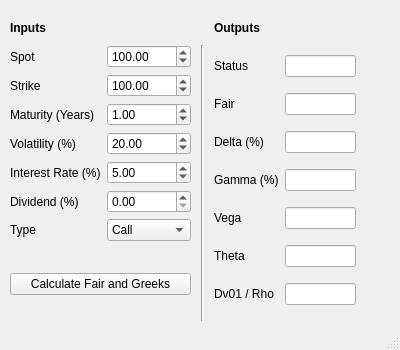
<?xml version="1.0" encoding="UTF-8"?>
<ui version="4.0">
 <class>MainWindow</class>
 <widget class="QMainWindow" name="MainWindow">
  <property name="geometry">
   <rect>
    <x>0</x>
    <y>0</y>
    <width>400</width>
    <height>350</height>
   </rect>
  </property>
  <property name="minimumSize">
   <size>
    <width>400</width>
    <height>350</height>
   </size>
  </property>
  <property name="maximumSize">
   <size>
    <width>400</width>
    <height>350</height>
   </size>
  </property>
  <property name="windowTitle">
   <string>Black Scholes Merton European Pricer</string>
  </property>
  <widget class="QWidget" name="centralWidget">
   <widget class="QWidget" name="gridLayoutWidget">
    <property name="geometry">
     <rect>
      <x>10</x>
      <y>10</y>
      <width>457</width>
      <height>322</height>
     </rect>
    </property>
    <layout class="QGridLayout" name="gridLayout">
     <property name="leftMargin">
      <number>0</number>
     </property>
     <property name="spacing">
      <number>10</number>
     </property>
     <item row="1" column="2">
      <layout class="QHBoxLayout" name="horizontalLayout_2">
       <item>
        <layout class="QGridLayout" name="gridLayout_3">
         <property name="spacing">
          <number>6</number>
         </property>
         <item row="1" column="0">
          <widget class="QLabel" name="label">
           <property name="text">
            <string>Fair</string>
           </property>
          </widget>
         </item>
         <item row="3" column="0">
          <widget class="QLabel" name="label_10">
           <property name="text">
            <string>Gamma (%)</string>
           </property>
          </widget>
         </item>
         <item row="5" column="1">
          <widget class="QLineEdit" name="out_theta">
           <property name="readOnly">
            <bool>true</bool>
           </property>
          </widget>
         </item>
         <item row="4" column="1">
          <widget class="QLineEdit" name="out_vega">
           <property name="readOnly">
            <bool>true</bool>
           </property>
          </widget>
         </item>
         <item row="0" column="0">
          <widget class="QLabel" name="label_16">
           <property name="text">
            <string>Status</string>
           </property>
          </widget>
         </item>
         <item row="0" column="1">
          <widget class="QLineEdit" name="out_status">
           <property name="readOnly">
            <bool>true</bool>
           </property>
          </widget>
         </item>
         <item row="5" column="0">
          <widget class="QLabel" name="label_12">
           <property name="text">
            <string>Theta</string>
           </property>
          </widget>
         </item>
         <item row="6" column="0">
          <widget class="QLabel" name="label_13">
           <property name="text">
            <string>Dv01 / Rho</string>
           </property>
          </widget>
         </item>
         <item row="3" column="1">
          <widget class="QLineEdit" name="out_gamma">
           <property name="readOnly">
            <bool>true</bool>
           </property>
          </widget>
         </item>
         <item row="4" column="0">
          <widget class="QLabel" name="label_11">
           <property name="text">
            <string>Vega</string>
           </property>
          </widget>
         </item>
         <item row="1" column="1">
          <widget class="QLineEdit" name="out_fair">
           <property name="readOnly">
            <bool>true</bool>
           </property>
          </widget>
         </item>
         <item row="2" column="0">
          <widget class="QLabel" name="label_9">
           <property name="text">
            <string>Delta (%)</string>
           </property>
          </widget>
         </item>
         <item row="6" column="1">
          <widget class="QLineEdit" name="out_rho">
           <property name="readOnly">
            <bool>true</bool>
           </property>
          </widget>
         </item>
         <item row="2" column="1">
          <widget class="QLineEdit" name="out_delta">
           <property name="readOnly">
            <bool>true</bool>
           </property>
          </widget>
         </item>
        </layout>
       </item>
       <item>
        <spacer name="verticalSpacer_2">
         <property name="orientation">
          <enum>Qt::Vertical</enum>
         </property>
         <property name="sizeHint" stdset="0">
          <size>
           <width>100</width>
           <height>40</height>
          </size>
         </property>
        </spacer>
       </item>
      </layout>
     </item>
     <item row="1" column="0">
      <layout class="QHBoxLayout" name="horizontalLayout">
       <item>
        <layout class="QFormLayout" name="formLayout">
         <item row="1" column="0">
          <widget class="QLabel" name="label_2">
           <property name="text">
            <string>Spot</string>
           </property>
          </widget>
         </item>
         <item row="1" column="1">
          <widget class="QDoubleSpinBox" name="inp_spot">
           <property name="minimum">
            <double>0.010000000000000</double>
           </property>
           <property name="maximum">
            <double>100000.000000000000000</double>
           </property>
           <property name="value">
            <double>100.000000000000000</double>
           </property>
          </widget>
         </item>
         <item row="2" column="0">
          <widget class="QLabel" name="label_3">
           <property name="text">
            <string>Strike</string>
           </property>
          </widget>
         </item>
         <item row="2" column="1">
          <widget class="QDoubleSpinBox" name="inp_strike">
           <property name="minimum">
            <double>0.010000000000000</double>
           </property>
           <property name="maximum">
            <double>100000.000000000000000</double>
           </property>
           <property name="value">
            <double>100.000000000000000</double>
           </property>
          </widget>
         </item>
         <item row="3" column="0">
          <widget class="QLabel" name="label_8">
           <property name="text">
            <string>Maturity (Years)</string>
           </property>
          </widget>
         </item>
         <item row="3" column="1">
          <widget class="QDoubleSpinBox" name="inp_maturity">
           <property name="minimum">
            <double>0.010000000000000</double>
           </property>
           <property name="maximum">
            <double>100.000000000000000</double>
           </property>
           <property name="value">
            <double>1.000000000000000</double>
           </property>
          </widget>
         </item>
         <item row="4" column="0">
          <widget class="QLabel" name="label_4">
           <property name="text">
            <string>Volatility (%)</string>
           </property>
          </widget>
         </item>
         <item row="4" column="1">
          <widget class="QDoubleSpinBox" name="inp_vol">
           <property name="maximum">
            <double>200.000000000000000</double>
           </property>
           <property name="value">
            <double>20.000000000000000</double>
           </property>
          </widget>
         </item>
         <item row="5" column="0">
          <widget class="QLabel" name="label_6">
           <property name="text">
            <string>Interest Rate (%)</string>
           </property>
          </widget>
         </item>
         <item row="5" column="1">
          <widget class="QDoubleSpinBox" name="inp_intrate">
           <property name="minimum">
            <double>-100.000000000000000</double>
           </property>
           <property name="maximum">
            <double>100.000000000000000</double>
           </property>
           <property name="value">
            <double>5.000000000000000</double>
           </property>
          </widget>
         </item>
         <item row="6" column="0">
          <widget class="QLabel" name="label_5">
           <property name="text">
            <string>Dividend (%)</string>
           </property>
          </widget>
         </item>
         <item row="6" column="1">
          <widget class="QDoubleSpinBox" name="inp_div">
           <property name="maximum">
            <double>50.000000000000000</double>
           </property>
           <property name="value">
            <double>0.000000000000000</double>
           </property>
          </widget>
         </item>
         <item row="7" column="0">
          <widget class="QLabel" name="label_7">
           <property name="text">
            <string>Type</string>
           </property>
          </widget>
         </item>
         <item row="7" column="1">
          <widget class="QComboBox" name="inp_type">
           <item>
            <property name="text">
             <string>Call</string>
            </property>
           </item>
           <item>
            <property name="text">
             <string>Put</string>
            </property>
           </item>
          </widget>
         </item>
         <item row="10" column="0" colspan="2">
          <widget class="QPushButton" name="btn_calc">
           <property name="text">
            <string>Calculate Fair and Greeks</string>
           </property>
          </widget>
         </item>
         <item row="9" column="0" colspan="2">
          <spacer name="horizontalSpacer">
           <property name="orientation">
            <enum>Qt::Horizontal</enum>
           </property>
           <property name="sizeHint" stdset="0">
            <size>
             <width>40</width>
             <height>20</height>
            </size>
           </property>
          </spacer>
         </item>
        </layout>
       </item>
      </layout>
     </item>
     <item row="1" column="1">
      <widget class="Line" name="line">
       <property name="orientation">
        <enum>Qt::Vertical</enum>
       </property>
      </widget>
     </item>
     <item row="0" column="0">
      <widget class="QLabel" name="label_14">
       <property name="text">
        <string>&lt;html&gt;&lt;head/&gt;&lt;body&gt;&lt;p&gt;&lt;span style=&quot; font-weight:600;&quot;&gt;Inputs&lt;/span&gt;&lt;/p&gt;&lt;/body&gt;&lt;/html&gt;</string>
       </property>
      </widget>
     </item>
     <item row="0" column="2">
      <widget class="QLabel" name="label_15">
       <property name="text">
        <string>&lt;html&gt;&lt;head/&gt;&lt;body&gt;&lt;p&gt;&lt;span style=&quot; font-weight:600;&quot;&gt;Outputs&lt;/span&gt;&lt;/p&gt;&lt;/body&gt;&lt;/html&gt;</string>
       </property>
      </widget>
     </item>
    </layout>
   </widget>
   <zorder>gridLayoutWidget</zorder>
   <zorder>gridLayoutWidget</zorder>
   <zorder>label</zorder>
  </widget>
  <widget class="QStatusBar" name="statusBar"/>
  <action name="actionAbout">
   <property name="text">
    <string>About</string>
   </property>
  </action>
 </widget>
 <layoutdefault spacing="6" margin="11"/>
 <resources/>
 <connections/>
</ui>
